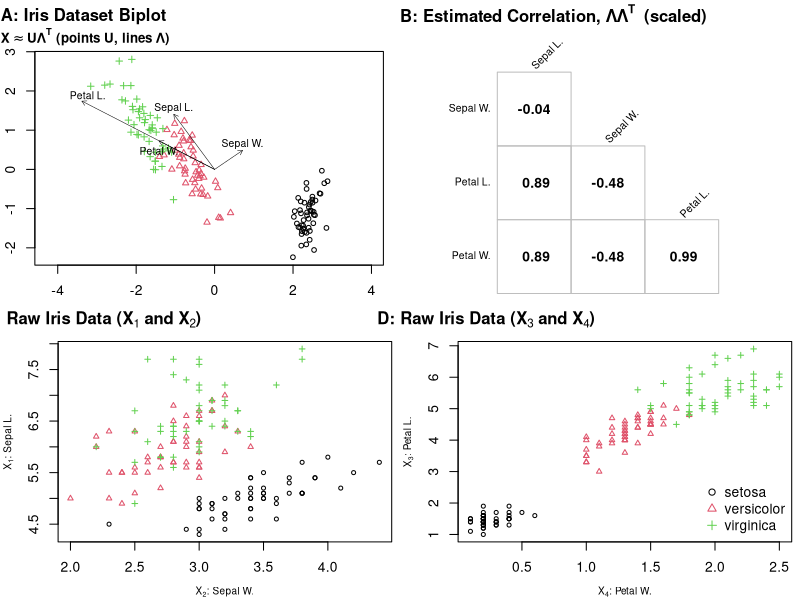
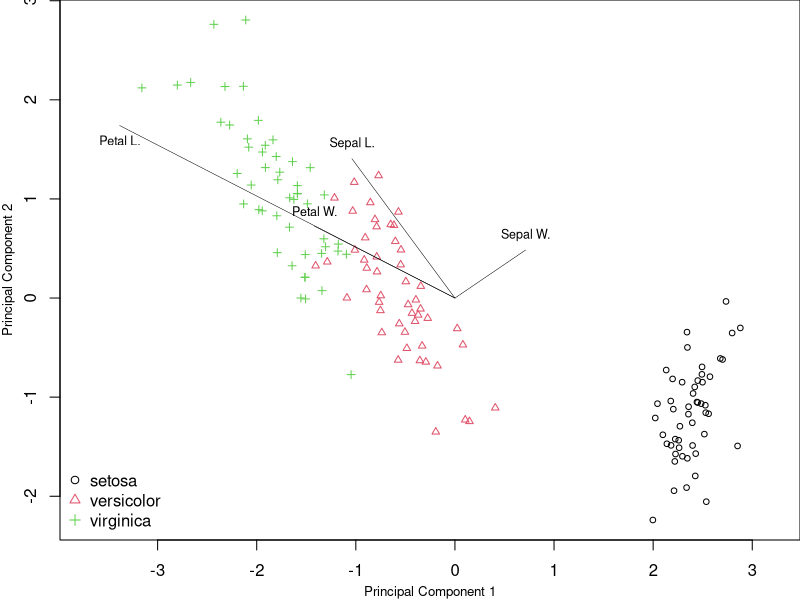
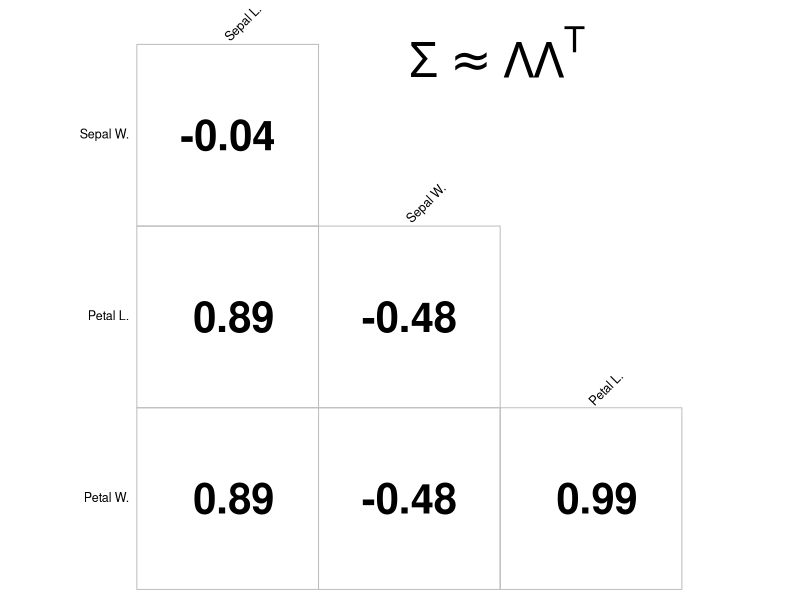
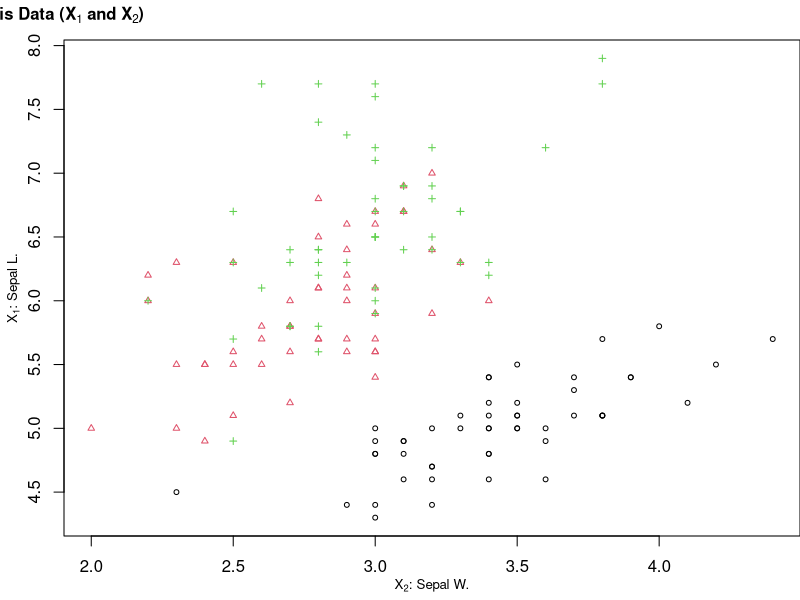
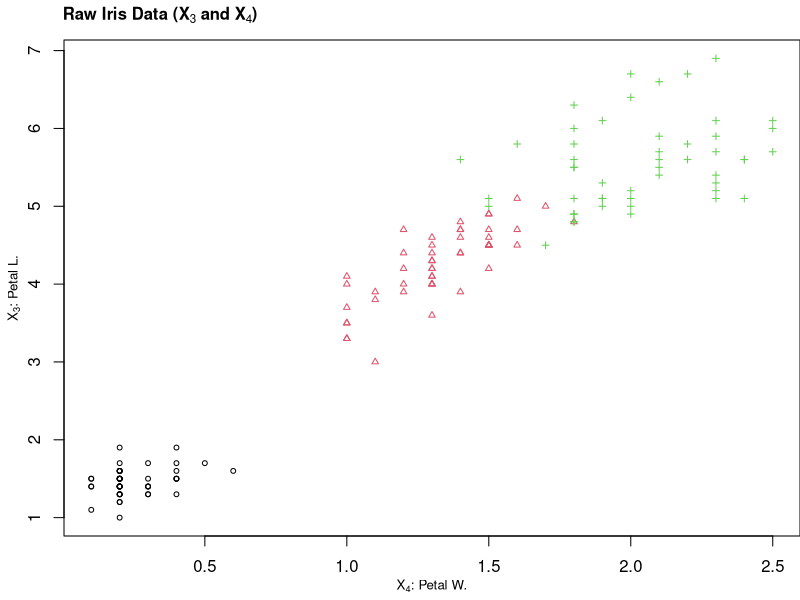

Reproduce these figures in R, in order.
# example biplot from iris dataset
library(corrplot)
library(plotrix)

plot.res <- 500

pca <- prcomp(iris[ , -5], scale. = F) # prcomp auto centers the data
# pca <- prcomp(iris[ , -5], scale. = T) # prcomp auto centers the data
Sigma <- cov(iris[,-5])

# set the biplot components
G <- pca$x[,1:2]
H <- pca$rotation[,1:2] %*% diag(pca$sdev[1:2])

# get the estimated covariance
Sigma_hat <- cov2cor(H %*% t(H))
# set up nicer names
nice.names <- c("Sepal L.", "Sepal W.", "Petal L.", "Petal W.")
dimnames(Sigma) <- list(nice.names, nice.names)
dimnames(Sigma_hat) <- list(nice.names, nice.names)
Sigma_hat[3,1] <- as.numeric(substring(as.character(Sigma_hat[3,1]), 1, 4))
Sigma_hat[4,1] <- as.numeric(substring(as.character(Sigma_hat[4,1]), 1, 4))
Sigma_hat[4,3] <- as.numeric(substring(as.character(Sigma_hat[4,3]), 1, 4))

# rotate the data for aesthetic reasons
theta <- (5/6) * pi
R <- matrix(c(cos(theta), -sin(theta), sin(theta), cos(theta)), nrow = 2)
G <- G %*% R
H <- H %*% R

png(filename = paste0(getwd(), "/eg_biplot.png"), width = 6.2 * plot.res, height = 5 * plot.res, res = plot.res)
{
  par(mfrow = c(2,2), mar = c(2.1, 2.1, 3.1, 1))
  alpha <- max(apply(G, 1, norm, type = "2")) / max(apply(H, 1, norm, type = "2"))
  loads <- H * alpha
  # plot(G, col = iris$Species, xlim = range(c(G[,1], loads[,1])), asp = 1, pch = as.numeric(iris$Species), cex = 0.75,
  #      ylim = range(c(G[,2], loads[,2])), xlab = "Principal Component 1", ylab = "Principal Component 2")
  plot(G, col = iris$Species, asp = 1, pch = as.numeric(iris$Species), cex = 0.75,
       xlab = "Principal Component 1", ylab = "Principal Component 2")
  mtext(expression(bold("A: Iris Dataset Biplot")), side = 3, line = 1.4, adj = 0, at = -5.45)
  mtext(expression(bold(paste(X%~~%U, "\u039b"^T, " (points U, lines \u039b)"))), side = 3, line = 0.15, adj = 0, cex = 0.8, at = -5.45)
  arrows(x0 = rep(0, nrow(loads)), y0 = rep(0, nrow(loads)), x1 = loads[,1], y1 = loads[,2], length = 0.05, angle = 30, lwd = 0.5)
  text(x = loads[,1] + c(0, 0, 0.15, 0), y = loads[,2] + c(0.15, 0.15, 0.15, -0.25), labels = nice.names, cex = 0.75)
  
  par(mar = c(2.1, 2.1, 2.1, 1))
  corrplot(Sigma_hat, type = "lower", method = "square", tl.srt = 45, diag = F, tl.col = "black", tl.cex = 0.75, addCoef.col = rep("black", 6), cl.pos = "n", col = "white", mar = c(0, 0, 2.2, 0), is.corr = T)
  mtext(expression(bold(paste("B: Estimated Correlation, \u039b\u039b"^T~" (scaled)"))), side = 3, line = 0.4, adj = 0)
  
  par(mar = c(3.5, 3.5, 2.5, 0.5))
  with(iris, plot(Sepal.Width, Sepal.Length, col = Species, cex = 0.65, pch = as.numeric(Species), xlab = "", ylab = ""))
  mtext(expression(bold(paste("C: Raw Iris Data (", X[1], " and ", X[2], ")"))), side = 3, line = 0.65, adj = 0, at = 1.325)
  mtext(expression(paste(X[2], ": Sepal W.")), side = 1, line = 2.5, cex = 0.6)
  mtext(expression(paste(X[1], ": Sepal L.")), side = 2, line = 2.5, cex = 0.6)
  with(iris, plot(Petal.Width, Petal.Length, col = Species, cex = 0.65, pch = as.numeric(Species), xlab = "", ylab = ""))
  mtext(expression(bold(paste("D: Raw Iris Data (", X[3], " and ", X[4], ")"))), side = 3, line = 0.65, adj = 0, at = -0.625)
  legend("bottomright", legend = c("", "", levels(iris$Species)), bty = "n", pch = c(NA, NA, 1:3), col = c(NA, NA, 1:3))
  mtext(expression(paste(X[4], ": Petal W.")), side = 1, line = 2.5, cex = 0.6)
  mtext(expression(paste(X[3], ": Petal L.")), side = 2, line = 2.5, cex = 0.6)
  par(mfrow = c(1, 1), mar = c(5.1, 4.1, 4.1, 2.1)) 
}
dev.off()

a <- loads["Sepal.Length", ]
b <- loads["Sepal.Width", ]
acos( sum(a*b) / ( sqrt(sum(a * a)) * sqrt(sum(b * b)) ) ) * (180/pi)

# for talk:

png(filename = paste0(getwd(), "/talk_plot1A.png"), width = 6.2 * plot.res, height = 5 * plot.res, res = plot.res)
par(mar = c(3, 3, 0, 0))
alpha <- max(apply(G, 1, norm, type = "2")) / max(apply(H, 1, norm, type = "2"))
loads <- H * alpha
plot(G, col = iris$Species, xlim = range(c(G[,1], loads[,1])), asp = 1, pch = as.numeric(iris$Species), cex = 0.75,
     ylim = range(c(G[,2], loads[,2])), xlab = "", ylab = "")
# mtext(expression(bold("A: Iris Dataset Biplot")), side = 3, line = 1.4, adj = 0, at = -6.5)
# mtext(expression(bold(paste("Biplot of ", X%~~%"(", g[1], ",...,", g[n], ")(", h[1], ",...,", h[m], ")"^"T", " where we plot points ", g[i], " and lines ", h[j]))), side = 3, line = 0.15, adj = 0, cex = 0.8, at = -4.5)
mtext("Principal Component 1", side = 1, line = 2, cex = 0.8)
mtext("Principal Component 2", side = 2, line = 2.2, cex = 0.8)
arrows(x0 = rep(0, nrow(loads)), y0 = rep(0, nrow(loads)), x1 = loads[,1], y1 = loads[,2], length = 0.0, angle = 30, lwd = 0.5)
text(x = loads[,1], y = loads[,2] + c(0.15,0.15,-0.15,0.15), labels = nice.names, cex = 0.75)
# draw.arc(x = 0, y = 0, radius = 2.5, angle1 = sin(loads[2, 2] / loads[2, 1]), angle2 = (pi/2) - sin(loads[1, 2] / loads[1, 1]) + (sin(loads[1, 2] / loads[1, 1])/3.2), col = "royalblue", lwd = 1.5)
# text(x = loads[1,1] + 4.5, y = loads[1,2] + 0.2, labels = expression("Cov("~X[1]~","~X[2]~") "%~~%-0.09), cex = 1, col = "royalblue")
legend("bottomleft", legend = c("", "", levels(iris$Species)), bty = "n", pch = c(NA, NA, 1:3), col = c(NA, NA, 1:3))
dev.off()

X <- iris[,-5]
dimnames(X) <- list(paste("obs.", 1:nrow(X)), c("Sepal L.", "Sepal W.", "Petal L.", "Petal W."))
U <- as.data.frame(G)
dimnames(U) <- list(paste("obs.", 1:nrow(U)), c("PC1", "PC2"))
Lambda <- as.data.frame(H)
dimnames(Lambda) <- list(c("Sepal L.", "Sepal W.", "Petal L.", "Petal W."), c("PC1", "PC2"))

png(filename = paste0(getwd(), "/talk_plot1B.png"), width = 4 * plot.res, height = 4 * plot.res, res = plot.res)
corrplot(Sigma_hat, type = "lower", method = "square", tl.srt = 45, diag = F, tl.col = "black", tl.cex = 0.75, addCoef.col = rep("black", 6), cl.pos = "n", number.cex = 2.5, col = "white", mar = c(0, 0, 0, 0), is.corr = F)
mtext(expression(paste(Sigma%~~%Lambda, Lambda^T)), side = 3, line = 0, adj = 0, at = 2, cex = 3)
dev.off()

png(filename = paste0(getwd(), "/talk_plot1C.png"), width = 4 * plot.res, height = 3 * plot.res, res = plot.res)
par(mar = c(3.2, 3.2, 2, 0))
with(iris, plot(Sepal.Width, Sepal.Length, col = Species, cex = 0.65, pch = as.numeric(Species), xlab = "", ylab = ""))
mtext(expression(bold(paste("Raw Iris Data (", X[1], " and ", X[2], ")"))), side = 3, line = 0.65, adj = 0, at = 1.5)
mtext(expression(paste(X[2], ": Sepal W.")), side = 1, line = 2, cex = 0.8)
mtext(expression(paste(X[1], ": Sepal L.")), side = 2, line = 2, cex = 0.8)
dev.off()

png(filename = paste0(getwd(), "/talk_plot1D.png"), width = 4 * plot.res, height = 3 * plot.res, res = plot.res)
par(mar = c(3.2, 3.2, 2, 0))
with(iris, plot(Petal.Width, Petal.Length, col = Species, cex = 0.65, pch = as.numeric(Species), xlab = "", ylab = ""))
mtext(expression(bold(paste("Raw Iris Data (", X[3], " and ", X[4], ")"))), side = 3, line = 0.65, adj = 0, at = 0)
# legend("bottomright", legend = c("", "", levels(iris$Species)), bty = "n", pch = c(NA, NA, 1:3), col = c(NA, NA, 1:3))
mtext(expression(paste(X[4], ": Petal W.")), side = 1, line = 2, cex = 0.8)
mtext(expression(paste(X[3], ": Petal L.")), side = 2, line = 2, cex = 0.8)
par(mfrow = c(1, 1), mar = c(5.1, 4.1, 4.1, 2.1))
dev.off()